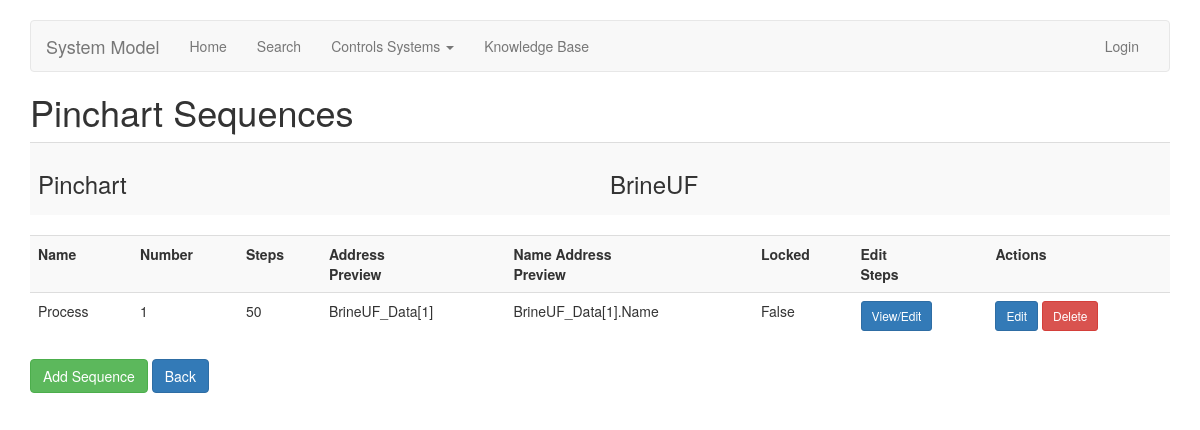
/pinchart/1/sequence/index/, run on the app's committed database.
### pinchart/models.py (models this page shows, shortened)
class Pinchart(models.Model):
    objects = managers.PinchartManager()
    customer = models.IntegerField(default=0)
    name = models.CharField(max_length=256)
    description = models.CharField(max_length=1024, blank=True, null=True)
    controller_ipaddress = models.GenericIPAddressField(verbose_name="Controller IP Address",
                                                        protocol='IPv4')
    controller_slot = models.IntegerField(verbose_name="Controller Slot #")
    class Meta:
        unique_together = ("customer", "controller_ipaddress")

class Sequence(models.Model):
    objects = managers.SequenceManager()
    pinchart = models.ForeignKey(Pinchart, on_delete=models.CASCADE)
    name = models.CharField(max_length=82)
    number = models.IntegerField()
    address_template = models.CharField(max_length=1024, null=True, blank=True)
    name_address_template = models.CharField(max_length=1024, null=True, blank=True)
    locked = models.BooleanField(verbose_name="Locked for Editing", default=False)
    array_length = models.IntegerField(verbose_name="Step Count")
    @property
    def is_locked(self):
        if self.locked:
            return True
        else:
            return False
    @property
    def address(self):
        return self.address_template.replace(":sequence:", str(self.number))
    @property
    def name_address(self):
        return self.name_address_template.replace(":sequence:", str(self.number))
    class Meta:
        unique_together = ("pinchart", "number")

### pinchart/views.py (the view)
# urls.py: path('<pk>/sequence/index/', views.SequenceListView.as_view(), name='sequence-list'),
class SequenceListView(ListView):
    model = models.Sequence
    def get_context_data(self, **kwargs):
        context = super(SequenceListView, self).get_context_data(**kwargs)
        pinchart = get_object_or_404(models.Pinchart, pk=self.kwargs.get('pk'))
        context['parent_object'] = pinchart
        return context
    def get_queryset(self):
        pinchart_pk = self.kwargs.get('pk')
        pinchart = get_object_or_404(models.Pinchart, pk=pinchart_pk)
        return models.Sequence.objects.filter(pinchart=pinchart).order_by('name')

### templates/pinchart/sequence_list.html
{% extends 'pinchart/base.html' %}
{% block headline %}Pinchart Sequences{% endblock headline %}
{% block content %}
	<table class="table table-striped">
		<tr>
			<th><h3>Pinchart</h3></th>
			<td><h3>{{ parent_object.name }}</h3></td>
		</tr>
	</table>
	{% if not object_list %}
		<p><i>no sequences yet.</i></p>
	{% else %}
		<table class="table table-striped">
			<tr>
				<th>Name</th>
				<th>Number</th>
				<th>Steps</th>
				<th>Address<br />Preview</th>
				<th>Name Address<br />Preview</th>
				<th>Locked</th>
				<th>Edit<br />Steps</th>
				<th>Actions</th>
			</tr>
			{% for i in object_list %}
				<tr>
					<td>{{ i.name }}</td>
					<td>{{ i.number }}</td>
					<td>{{ i.array_length }}</td>
					<td>{{ i.address }}</td>
					<td>{{ i.name_address }}</td>
					<td>{{ i.is_locked }}</td>
					<td>
						<a href="#" class="btn btn-primary btn-sm" role="button" aria-pressed="False">View/Edit</a>
					</td>
					<td>
						<a href="{% url 'sequence-update' pk=i.id %}" class="btn btn-primary btn-sm" role="button" aria-pressed="False">Edit</a>
						<a href="#" class="btn btn-danger btn-sm" role="button" aria-pressed="False">Delete</a>
					</td>
				</tr>
			{% endfor %}
		</table>
	{% endif %}
	<a class='btn btn-success' href="#">Add Sequence</a>
	<a class='btn btn-primary' href="{% url 'pinchart-list' %}">Back</a></p>
{% endblock %}

### templates/pinchart/base.html (style rules this page uses)
body { padding-top: 20px; padding-bottom: 20px; }

### data on the page
Pinchart: name "BrineUF"
Sequence: name "Process", number "1", array_length "50", address "BrineUF_Data[1]", name_address "BrineUF_Data[1].Name", is_locked "False"
